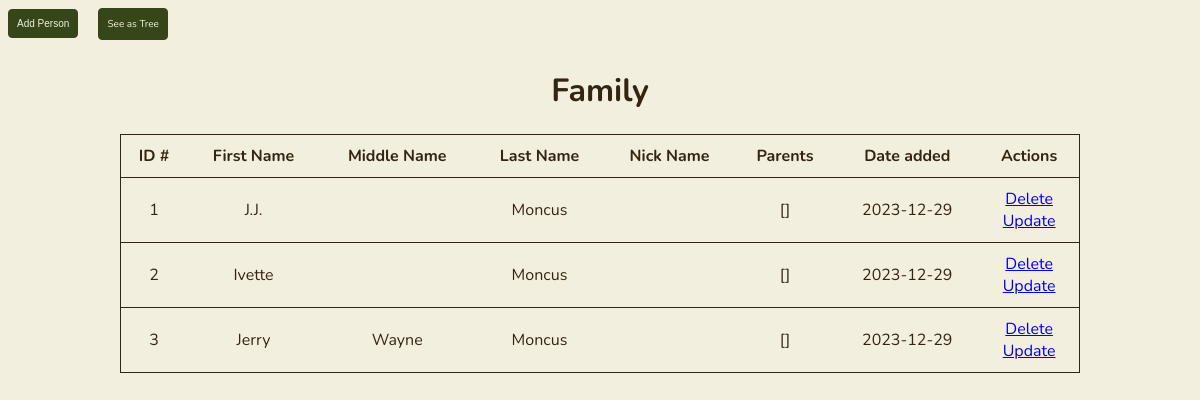
/table, run on an earlier commit of the app's database.
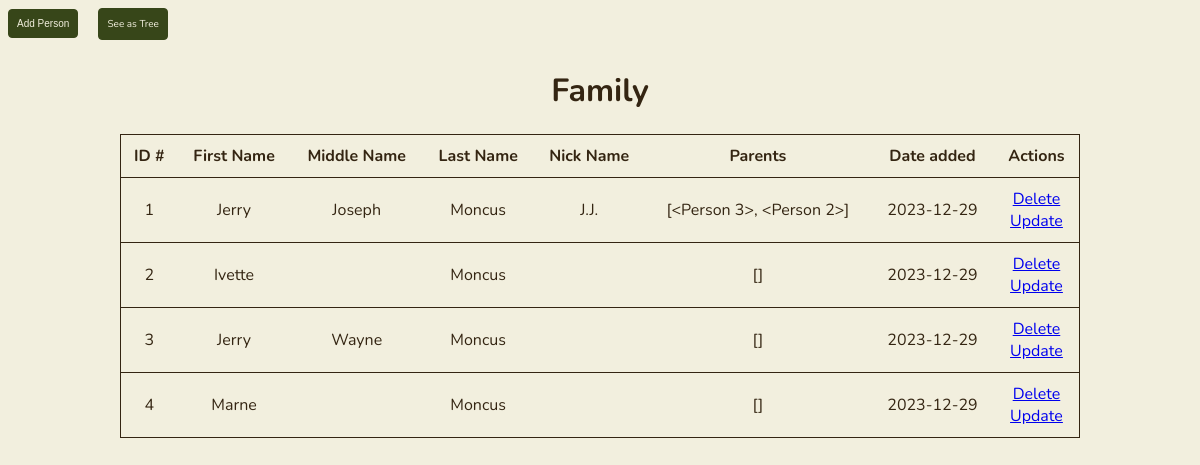
And on a later commit of the database.
### app.py (models this page shows)
class Person(db.Model):
    id = db.Column(db.Integer, primary_key=True)
    first_name = db.Column(db.String(200), nullable=False)
    last_name = db.Column(db.String(200), nullable=False)
    middle_name = db.Column(db.String(200), nullable=False, default='')
    nick_name = db.Column(db.String(200), nullable=False, default='')
    date_created = db.Column(db.DateTime, default=datetime.utcnow)
    parents = db.relationship('Person',
                              secondary = person_parent_association,
                              primaryjoin = id == person_parent_association.c.person_id,
                              secondaryjoin = id == person_parent_association.c.parent_id,
                              backref = db.backref('children', lazy='dynamic'))
    siblings = db.relationship('Person',
                              secondary = sibling_association,
                              primaryjoin = id == sibling_association.c.left_id,
                              secondaryjoin = id == sibling_association.c.right_id,
                              back_populates = 'siblings',
                              lazy='dynamic')
    def __repr__(self):
        return '<Person %r>' % self.id

### app.py (the view)
@app.route('/table', methods=['POST', 'GET'])
def table():
    if request.method == 'POST':
        first_name = request.form['first_name']
        last_name = request.form['last_name']
        middle_name = request.form['middle_name']
        nick_name = request.form['nick_name']
        new_person = Person(first_name = first_name,
                            last_name = last_name,
                            middle_name = middle_name,
                            nick_name = nick_name)
        try:
            db.session.add(new_person)
            db.session.commit()
            return redirect('/')
        except:
            return 'There was an issue adding your person'
    else:
        people = Person.query.order_by(Person.date_created).all()
        return render_template('table.html', people=people)

### templates/table.html (shortened to what this page needs)
{% extends 'base.html' %}
{% block body %}
<div class='content' id="main-content">
    <button class="btn" id='addPersonBtn'>Add Person</button>
    <a class="btn" id='to_tree' href="/">See as Tree</a>
    <h1 style="text-align: center">Family</h1>
    {% if people|length < 1 %}
        <h4 style="text-align: center">There are no people. Create one below!</h4>
    {% else %}
        <table class="bordered" id="people-table">
            <tr>
                <th>ID #</th>
                <th>First Name</th>
                <th>Middle Name</th>
                <th>Last Name</th>
                <th>Nick Name</th>
                <th>Parents</th>
                <th>Date added</th>
                <th>Actions</th>
            </tr>
            {% for person in people %}
                <tr>
                    <td>{{ person.id }}</td>
                    <td>{{ person.first_name }}</td>
                    <td>{{ person.middle_name }}</td>
                    <td>{{ person.last_name }}</td>
                    <td>{{ person.nick_name }}</td>
                    <td>{{ person.parents }}</td>
                    <td>{{ person.date_created.date() }}</td>
                    <td>
                        <a href="/delete/{{person.id}}">Delete</a>
                        <br>
                        <a href="/update_table/{{person.id}}">Update</a>
                    </td>
                </tr>
            {% endfor %}
        </table>
    {% endif %}
</div>
{% endblock %}

### templates/base.html (shortened to what this page needs)
<!DOCTYPE html>
<html lang="en">
<head>
    <link rel="stylesheet" href="{{ url_for('static', filename='css/main.css') }}">
    <link rel="stylesheet" href="{{ url_for('static', filename='css/grid.css') }}">
    <link rel="stylesheet" href="{{ url_for('static', filename='css/splash.css') }}">
    <link rel="stylesheet" href="{{ url_for('static', filename='css/buttons.css') }}">
    <link rel="stylesheet" href="{{ url_for('static', filename='css/cards-main.css') }}">
    <link rel="stylesheet" href="{{ url_for('static', filename='css/cards-focus.css') }}">
    <link rel="stylesheet" href="{{ url_for('static', filename='css/forms.css') }}">
    <link rel="stylesheet" href="{{ url_for('static', filename='css/tables.css') }}">
    <link rel="stylesheet" href="{{ url_for('static', filename='css/relationships.css') }}">
</head>
<body>
    {% block body %}
    {% endblock %}
</body>
</html>

### static/css/main.css (style rules this page uses)
:root { --main-black: #0a0a0a; --main-white: #fff; --main-bg-color: #f2efde; --main-bg-border-color: #342512; --main-text-color: #342512; --main-secondary-text-color: #9d864d; --main-hover-text-color: #f2efde; --main-item-color: #374619; --main-item-border-color: #374619; --main-item-color-hover: #7e883d; --main-dark-brown: #342512; --main-light-brown: #9d864d; --main-cream: #f2efde; --main-light-green: #7e883d; --main-dark-green: #374619; }
body { margin: 0px; padding: 0px; box-sizing: border-box; font-family: Nunito, sans-serif; background-color: var(--main-cream); color: var(--main-dark-brown); }

### static/css/buttons.css (style rules this page uses)
.btn { display: inline-block; font-size: 10px; padding: 8px; background-color: var(--main-dark-green); text-decoration: none; border: solid 1px var(--main-dark-green); border-radius: 4px; margin: 8px; color: var(--main-cream); }

### static/css/tables.css (style rules this page uses)
table { margin: auto; border-collapse: collapse; width: 80%; background-color: var(--main-cream); }
tr { height: 25px; }
td, th { text-align: center; padding: 10px; }
.bordered tr { border: solid 1px var(--main-dark-brown); }
.borderless th, td, tr { border: none; }

What changed in the data, as far as the page shows it:
changed Person id 1: first_name "J.J." → "Jerry"; middle_name (not shown) → "Joseph"; nick_name (not shown) → "J.J."; parents "[]" → "[<Person 3>, <Person 2>]"
added Person: id "4", first_name "Marne", last_name "Moncus", parents "[]", date_created "2023-12-29"
